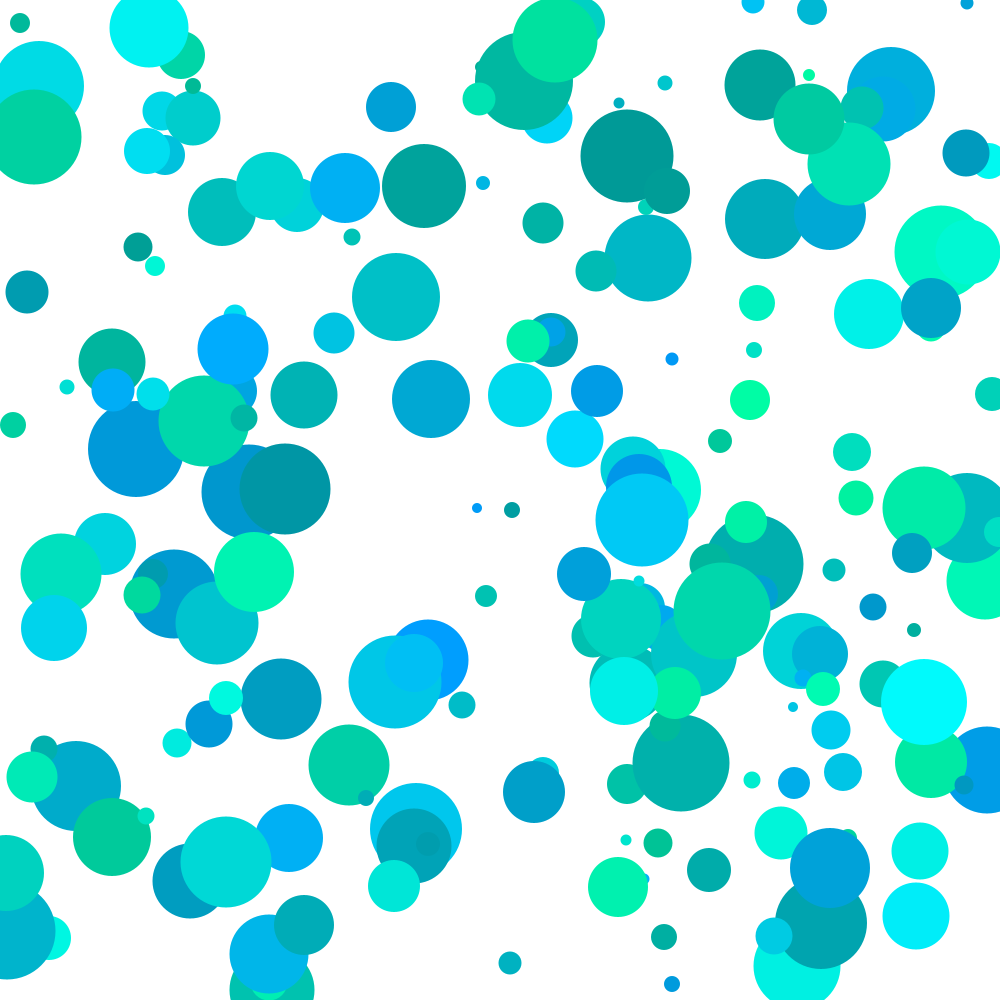
Frame 1 (no input)
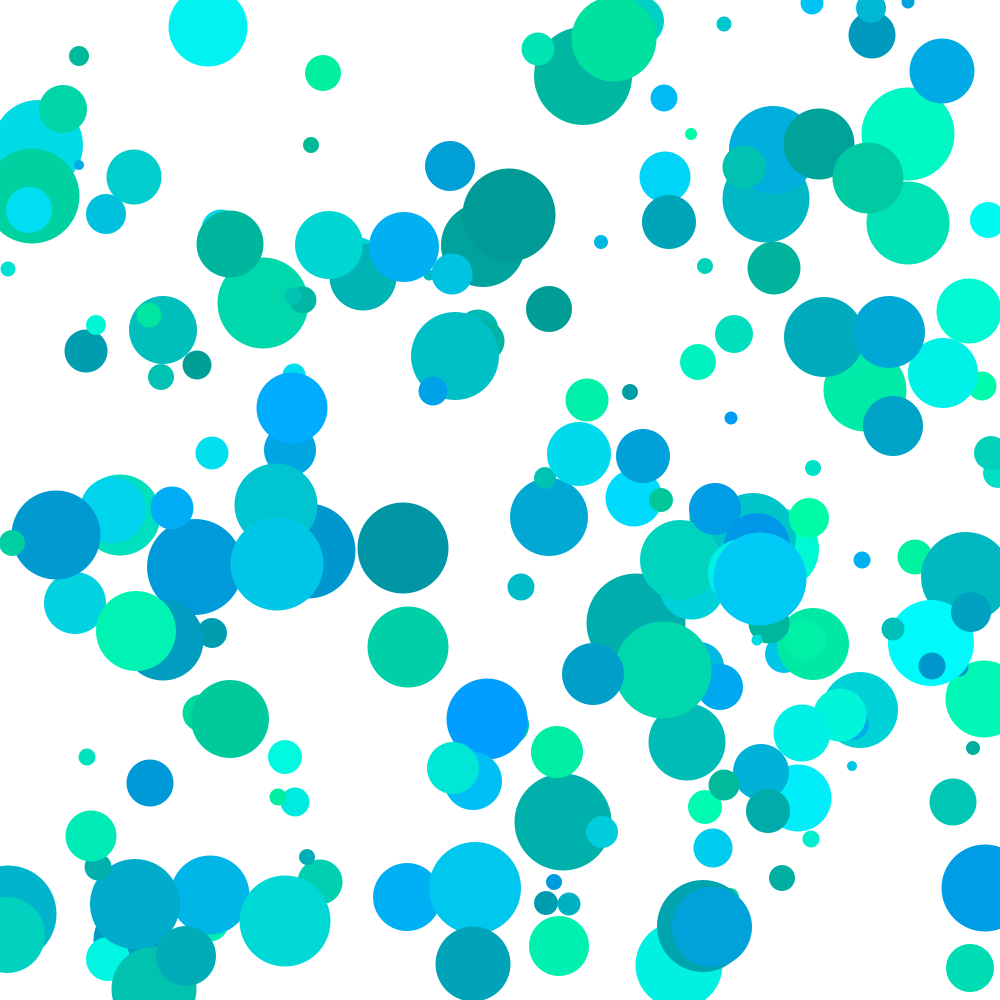
Frame 60 (the mouse pressed at the canvas centre just before this capture)
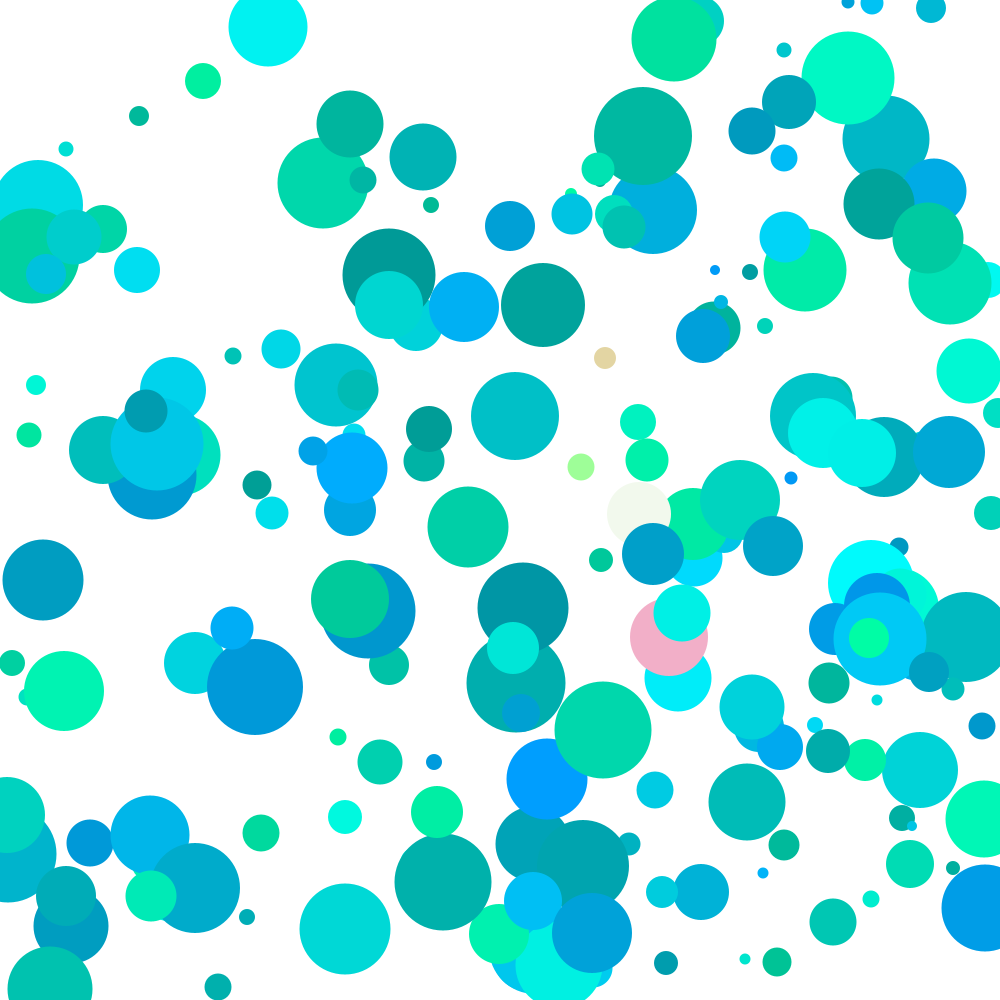
Frame 120 (the mouse held since frame 60 and released just before this capture)

The Processing sketch that drew these frames (run headless with seeded random() and noise(); from frame 60 on, the mouse is pressed at the canvas centre):

// Processing sketch: arraysapplication
// ── arraysapplication.pde
int numE = 200; //number ellipses

int eSize[] = new int[numE]; // size of ellipses

int[] eSpeedX = new int[numE];//speed of ellipses
int[] eSpeedY= new int[numE];

int[] ePosX = new int[numE];
int[] ePosY = new int[numE];

color[] baseColor = new int[numE];

void setup(){
  size(1000,1000);
  //eSize = 50;
  noStroke();
  
  for(int i = 0; i<numE; i++){
    ePosX[i] = int(random(0, width));  
    ePosY[i] = int(random(0, height));  
    
    eSpeedX[i] = int(random(-3, 3));
    eSpeedY[i] = int(random(-3, 3));
    
    eSize[i] = int(random(10,100));
    
    baseColor[i] = color(0, int(random(150,255)), int(random(150,255)));
    if(eSpeedX[i] == 0){
      eSpeedX[i] = 1;
    }
    if (eSpeedY[i] == 0){
      eSpeedY[i] = 1;
    }
  }
}

void draw(){
  background(255);
  
  //set speed of ellipses
  for(int i = 0; i<numE; i++){
    ePosX[i] = ePosX[i] + eSpeedX[i];
    ePosY[i] = ePosY[i] + eSpeedY[i];
  }
  
  //setup boundaries
  for(int i = 0; i<numE; i++){
   if(ePosX[i] <= eSize[i]/2 || ePosX[i]>= width-eSize[i]/2){
     eSpeedX[i] = eSpeedX[i]*-1;
   }
   if(ePosY[i] <= eSize[i]/2|| ePosY[i]>= width-eSize[i]/2){
     eSpeedY[i] = eSpeedY[i]*-1;
   }
  }
    
  //draw ellipse later
  for(int i = 0; i<numE; i++){
    fill(baseColor[i]);
    ellipse(ePosX[i], ePosY[i], eSize[i], eSize[i]);
    
  }
}

void mousePressed(){
 //measuring the distance between each individual ellipse
 for(int i = 0; i<numE; i++){
   if(dist(ePosX[i], ePosY[i], mouseX, mouseY)<100){
     baseColor[i] = color(int(random(150,255)), int(random(150,255)), int(random(150,255)));
  } 
 }
}
